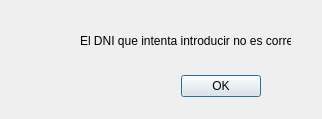
<?xml version="1.0" encoding="UTF-8"?>
<ui version="4.0">
 <class>venAvisoDni</class>
 <widget class="QDialog" name="venAvisoDni">
  <property name="windowModality">
   <enum>Qt::WindowModal</enum>
  </property>
  <property name="geometry">
   <rect>
    <x>0</x>
    <y>0</y>
    <width>322</width>
    <height>119</height>
   </rect>
  </property>
  <property name="windowTitle">
   <string>Aviso DNI</string>
  </property>
  <property name="modal">
   <bool>true</bool>
  </property>
  <widget class="QLabel" name="label">
   <property name="geometry">
    <rect>
     <x>80</x>
     <y>10</y>
     <width>211</width>
     <height>61</height>
    </rect>
   </property>
   <property name="text">
    <string>El DNI que intenta introducir no es correcto</string>
   </property>
  </widget>
  <widget class="QLabel" name="lblImgAviso">
   <property name="geometry">
    <rect>
     <x>20</x>
     <y>20</y>
     <width>41</width>
     <height>41</height>
    </rect>
   </property>
   <property name="text">
    <string/>
   </property>
   <property name="pixmap">
    <pixmap resource="img/iconoSalir.qrc">:/iconoSalir/iconoSalir.png</pixmap>
   </property>
  </widget>
  <widget class="QDialogButtonBox" name="btnBoxSalir">
   <property name="geometry">
    <rect>
     <x>150</x>
     <y>70</y>
     <width>141</width>
     <height>32</height>
    </rect>
   </property>
   <property name="orientation">
    <enum>Qt::Horizontal</enum>
   </property>
   <property name="standardButtons">
    <set>QDialogButtonBox::Ok</set>
   </property>
   <property name="centerButtons">
    <bool>true</bool>
   </property>
  </widget>
 </widget>
 <resources>
  <include location="img/iconoSalir.qrc"/>
 </resources>
 <connections/>
</ui>
